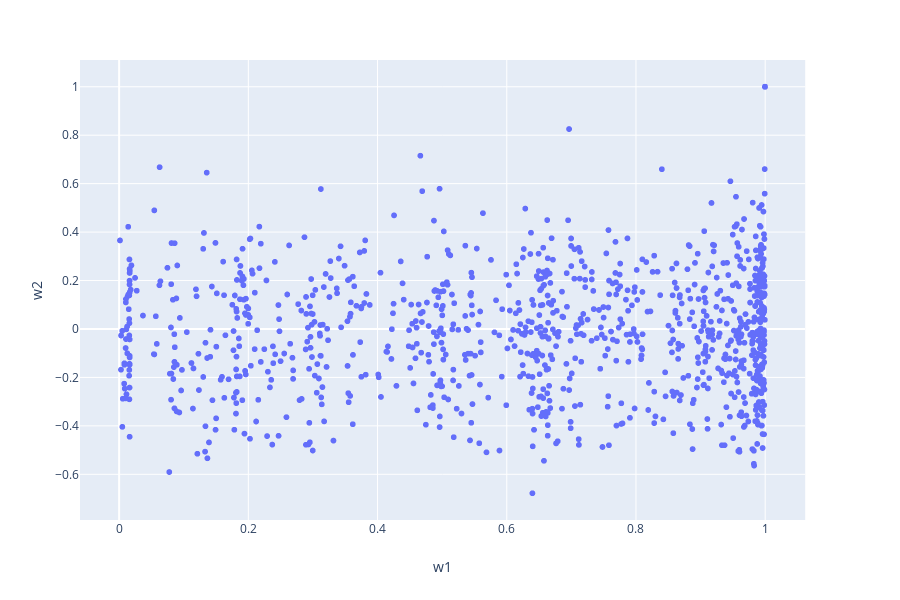

Write notebook code for a chart like this one.
### Code cell
plot_sim_scatter(w_auth, comm_embed['lstm-3-1'], 16)

### Figure 1 — Plotly figure (JSON) as saved in the notebook; plotly's stock layout.template omitted (floating-point values rounded to 4 significant figures; data arrays with more than 128 entries replaced by an {"elided": "..."} marker saying what was removed)
{"data": [{"hoverlabel": {"namelength": 0}, "hovertemplate": "w1=%{x}<br>w2=%{y}", "legendgroup": "", "marker": {"color": "#636efa", "symbol": "circle"}, "mode": "markers", "name": "", "showlegend": false, "type": "scattergl", "x": {"elided": "2116 float values"}, "xaxis": "x", "y": {"elided": "2116 float values"}, "yaxis": "y"}], "layout": {"height": 600, "legend": {"tracegroupgap": 0}, "margin": {"t": 60}, "xaxis": {"anchor": "y", "domain": [0, 0.98], "title": {"text": "w1"}}, "yaxis": {"anchor": "x", "domain": [0, 1], "title": {"text": "w2"}}}}
